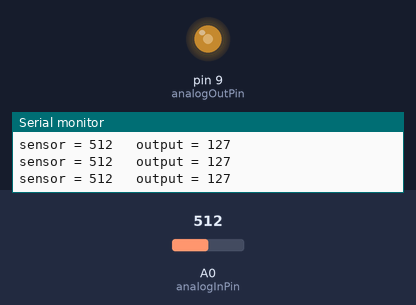
Simulated run of this sketch. Board: Arduino Uno, built with avr-gcc and run on an emulated ATmega328P. Parts: output pins drawn as LEDs (lit = HIGH), the last lines printed to the serial monitor. The inputs (shaded band) are chosen by the test bench; at power-on: A0 (analogInPin) = 512.

Above: at 1.2 s.
1.3 s: A0 (analogInPin) set to 43
At 2.3 s:
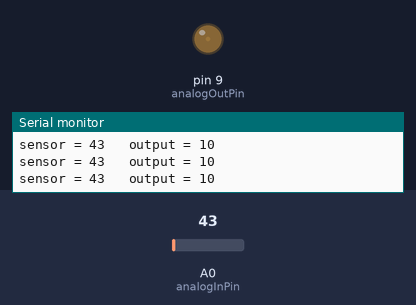
2.8 s: A0 (analogInPin) set to 38
At 4.0 s:
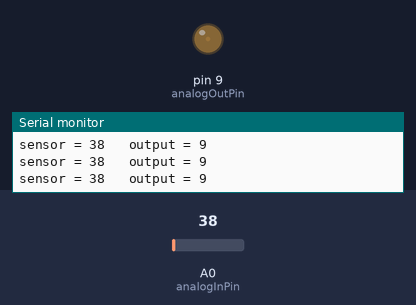
4.3 s: A0 (analogInPin) set to 716
At 4.6 s:
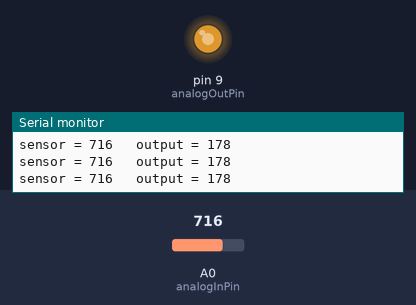
5.8 s: A0 (analogInPin) set to 11
At 7.0 s:
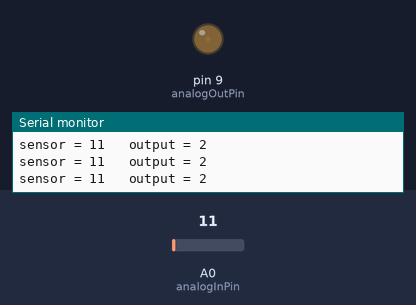
7.3 s: A0 (analogInPin) set to 8
At 8.5 s:
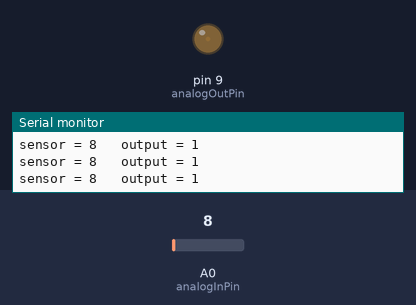
8.8 s: A0 (analogInPin) set to 900
At 9.2 s:
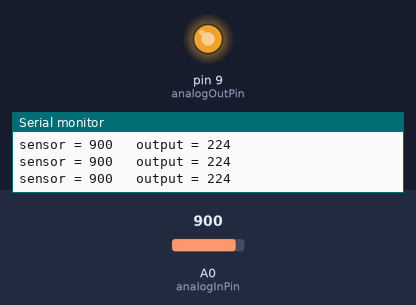
Timing chart, 0 to 11.3 s (numbered marks = the images above; inputs shaded):
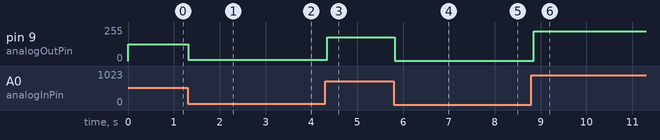

The sketch:

A00_AnalogInOutSerial.ino
```cpp
/*
  Analog input, analog output, serial output

 Reads an analog input pin, maps the result to a range from 0 to 255
 and uses the result to set the pulsewidth modulation (PWM) of an output pin.
 Also prints the results to the serial monitor.

 The circuit:
 * potentiometer connected to analog pin 0.
   Center pin of the potentiometer goes to the analog pin.
   side pins of the potentiometer go to +5V and ground
 * LED connected from digital pin 9 to ground

Written by:
Ali R. Saberi
October 2013
McGill Universty

 */

// These constants won't change.  They're used to give names
// to the pins used:
const int analogInPin = A0;  // Analog input pin that the potentiometer is attached to
const int analogOutPin = 9; // Analog output pin that the LED is attached to

int sensorValue = 0;        // value read from the pot
int outputValue = 0;        // value output to the PWM (analog out)

void setup() {
  // initialize serial communications at 9600 bps:
  Serial.begin(9600);
}

void loop() {
  // read the analog in value:
  sensorValue = analogRead(analogInPin);
  // map it to the range of the analog out:
  outputValue = map(sensorValue, 0, 1023, 0, 255);
  // change the analog out value:
  analogWrite(analogOutPin, outputValue);

  // print the results to the serial monitor:
  Serial.print("sensor = " );
  Serial.print(sensorValue);
  Serial.print("\t output = ");
  Serial.println(outputValue);

  // wait 50 milliseconds before the next loop
  // for the analog-to-digital converter to settle
  // after the last reading:
  delay(50);
}
```

Measured:
- after the input at 1.3 s, pin 9 (analogOutPin): 127/255 → 10/255 at once
- after the input at 2.8 s, pin 9 (analogOutPin): 10/255 → 9/255 at once
- after the input at 4.3 s, pin 9 (analogOutPin): 9/255 → 178/255 after 0.05 s
- after the input at 5.8 s, pin 9 (analogOutPin): 178/255 → 2/255 at once
- after the input at 7.3 s, pin 9 (analogOutPin): 2/255 → 1/255 at once
- after the input at 8.8 s, pin 9 (analogOutPin): 1/255 → 224/255 after 0.05 s
